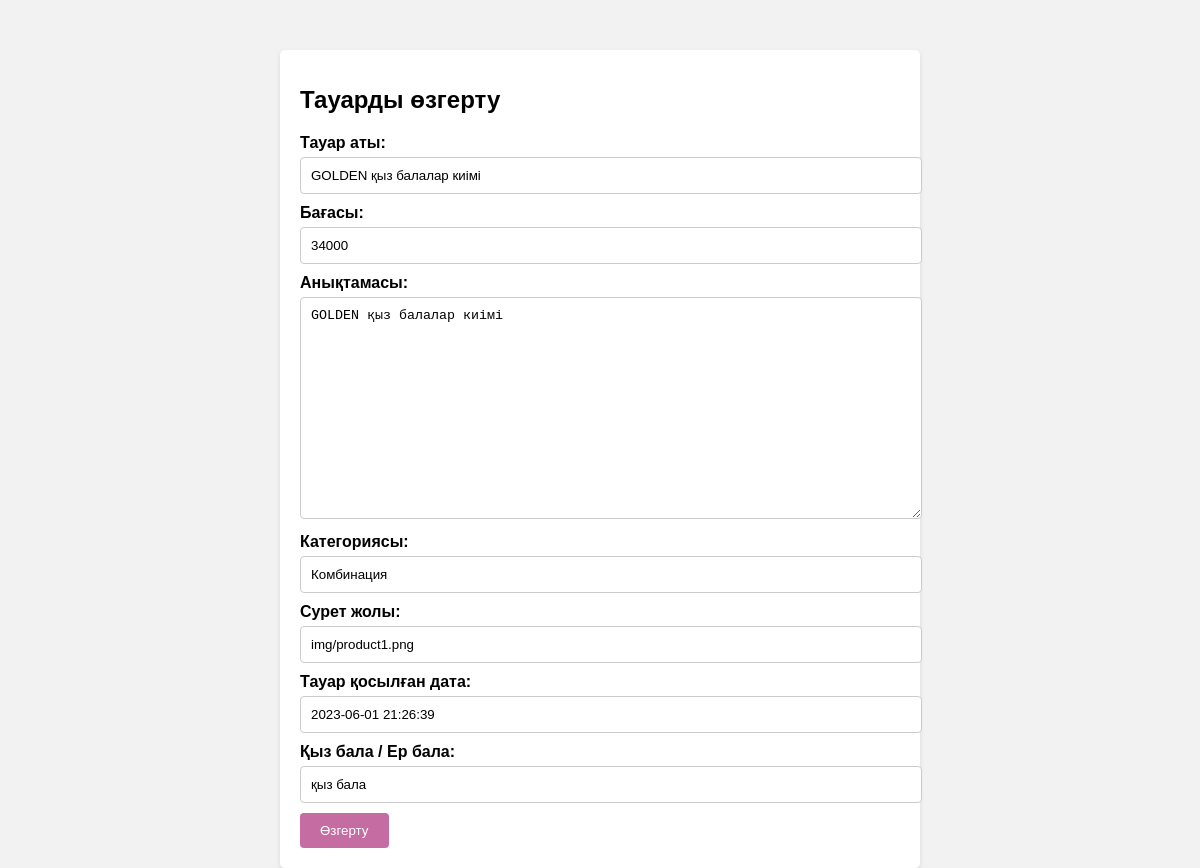
The page /edit.php?id=1 on the database its author committed.
### tables this page shows
CREATE TABLE `products` (
  `id` int(11) NOT NULL,
  `name` varchar(255) NOT NULL,
  `price` int(11) DEFAULT NULL,
  `description` text DEFAULT NULL,
  `category` varchar(100) DEFAULT NULL,
  `image_path` varchar(255) DEFAULT NULL,
  `created_at` timestamp NULL DEFAULT current_timestamp(),
  `children` varchar(10000) DEFAULT NULL
);

### edit.php (the view, shortened to what this page needs)
<?php
$servername = "127.0.0.1";
$username = "root";
$password = "root";
$dbname = "kidsshop";
$conn = new mysqli($servername, $username, $password, $dbname);
$product_id = $_GET['id'];
$sql = "SELECT * FROM products WHERE id = '$product_id'";
$result = $conn->query($sql);
if ($result->num_rows > 0) {
    $row = $result->fetch_assoc();
    $name = $row["name"];
    $price = $row["price"];
    $description = $row["description"];
    $category = $row["category"];
    $image_path = $row["image_path"];
    $created_at = $row["created_at"];
    $children = $row["children"];
} else {
    echo "Товар не найден.";
    exit;
}
?>
<!DOCTYPE html>
<html lang="en">
<head>
    <link rel="stylesheet" href="https://cdnjs.cloudflare.com/ajax/libs/font-awesome/5.15.3/css/all.min.css">
</head>
<body>
    <div class="container">
        <h1>Тауарды өзгерту</h1>
        <form method="POST" action="<?php echo htmlspecialchars($_SERVER["PHP_SELF"] . "?id=" . $product_id); ?>">
            <label for="name">Тауар аты:</label>
            <input type="text" name="name" id="name" value="<?php echo $name; ?>" required>
            <label for="price">Бағасы:</label>
            <input type="text" name="price" id="price" value="<?php echo $price; ?>" required>
            <label for="description">Анықтамасы:</label>
            <textarea class="textarea" name="description" id="description" required><?php echo $description; ?></textarea>
            <label for="category">Категориясы:</label>
            <input type="text" name="category" id="category" value="<?php echo $category; ?>" required>
            <label for="image_path">Сурет жолы:</label>
            <input type="text" name="image_path" id="image_path" value="<?php echo $image_path; ?>" required>
            <label for="created_at">Тауар қосылған дата:</label>
            <input type="text" name="created_at" id="created_at" value="<?php echo $created_at; ?>" required>
            <label for="children">Қыз бала / Ер бала:</label>
            <input type="text" name="children" id="children" value="<?php echo $children; ?>" required>
            <button type="submit">Өзгерту</button>
        </form>
    </div>
</body>
</html>

### edit.php (style rules this page uses)
body { font-family: Arial, sans-serif; background-color: #f2f2f2; margin: 0; padding: 0; }
.container { max-width: 600px; margin: 0 auto; padding: 20px; background-color: #fff; box-shadow: 0 2px 5px rgba(0, 0, 0, 0.1); border-radius: 5px; margin-top: 50px; }
h1 { font-size: 24px; margin-bottom: 20px; }
form { margin-top: 20px; }
label { display: block; font-weight: bold; margin-bottom: 5px; }
input[type="text"], textarea { width: 100%; padding: 10px; border: 1px solid #ccc; border-radius: 4px; margin-bottom: 10px; }
button[type="submit"] { background-color: #c56ca2; color: #fff; padding: 10px 20px; border: none; border-radius: 4px; cursor: pointer; }
.textarea { height:200px }

### rows shown on the page
products: name "GOLDEN қыз балалар киімі", price "34000", description "GOLDEN қыз балалар киімі", category "Комбинация", image_path "img/product1.png", created_at "2023-06-01 21:26:39", children "қыз бала"
